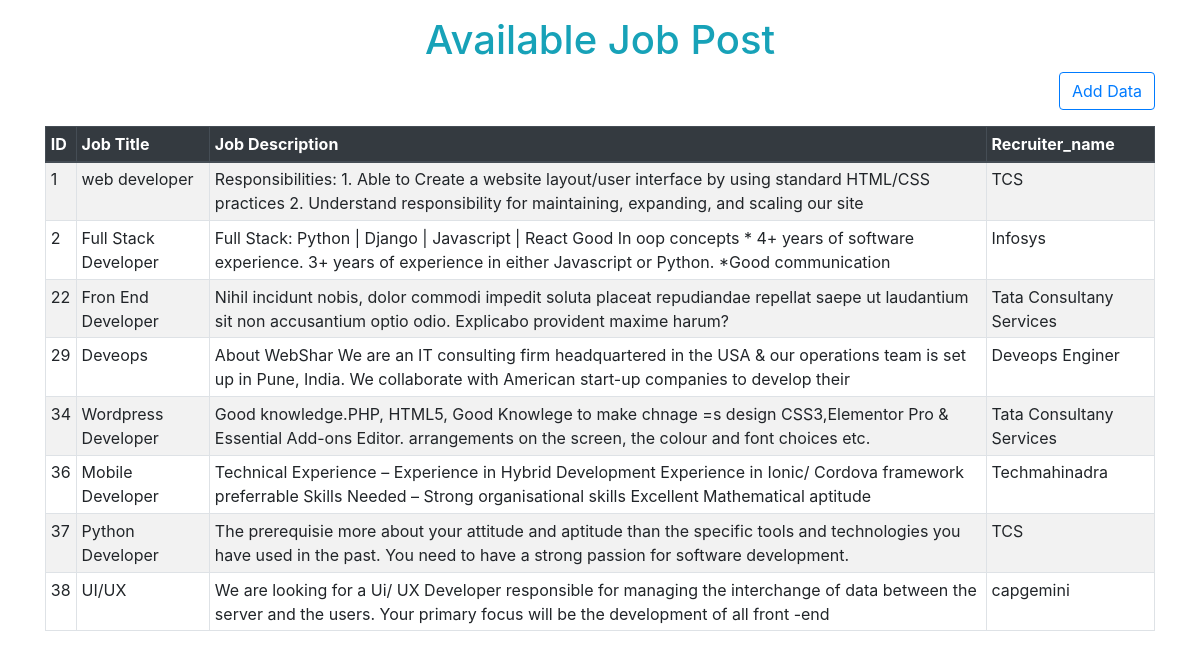
/fetch_post.php (signed in), run on the app's committed database.
### tables this page shows
CREATE TABLE `job` (
  `id` int(255) NOT NULL,
  `title` varchar(255) NOT NULL,
  `description` varchar(1500) NOT NULL,
  `recruiter_name` varchar(255) NOT NULL,
  `location` varchar(255) NOT NULL
);

### fetch_post.php (the view, shortened to what this page needs)
<?php
include('./connection.php');
?>
<!doctype html>
<html lang="en">
<head>
 <link rel="stylesheet"
  href="https://stackpath.bootstrapcdn.com/bootstrap/4.3.1/css/bootstrap.min.css"
>
</head>
<body>
 <div class="container">
  <div class="row">
   <div class="col-sm-12 mt-3">
    <h1 class="text-center text-info">Available Job Post </h1>
    <a href="addpost.php"
     class="float-right btn btn btn-outline-primary mb-3">Add
     Data</a>
    <?php
        $sql = "SELECT * FROM job";
        $result = mysqli_query($conn, $sql);
        if (mysqli_num_rows($result) > 0) {
          echo '<table class="table table-bordered table-sm table-striped">';
          echo "<thead class='thead-dark'>";
          echo "<tr>";
          echo "<th>ID</th>";
          echo "<th>Job Title</th>";
          echo "<th>Job Description</th>";
          echo "<th>Recruiter_name</th>";
          echo "</tr>";
          echo "</thead>";
          echo "<tbody>";
          while ($row = mysqli_fetch_assoc($result)) {
            echo "<tr>";
            echo "<td>" . $row["id"] . "</td>";
            echo "<td>" . $row["title"] . "</td>";
            echo "<td>" . $row["description"] . "</td>";
            echo "<td>" . $row["recruiter_name"] . "</td>";
            echo "</tr>";
          }
        } else {
          echo "0 Results";
        }
        ?>
   </div>
  </div>
 </div>
</body>
</html>

### data on the page
job: id "1", title "web developer", description "Responsibilities: 1. Able to Create a website layout/user interface by using standard HTML/CSS practices 2. Understand responsibility for maintaining, expanding, and scaling our site", recruiter_name "TCS"
job: id "2", title "Full Stack Developer", description "Full Stack: Python | Django | Javascript | React Good In oop concepts * 4+ years of software experience. 3+ years of experience in either Javascript or Python. *Good communication", recruiter_name "Infosys"
job: id "22", title "Fron End Developer", description "Nihil incidunt nobis, dolor commodi impedit soluta placeat repudiandae repellat saepe ut laudantium sit non accusantium optio odio. Explicabo provident maxime harum?", recruiter_name "Tata Consultany Services"
job: id "29", title "Deveops", description "About WebShar We are an IT consulting firm headquartered in the USA & our operations team is set up in Pune, India. We collaborate with American start-up companies to develop their", recruiter_name "Deveops Enginer"
job: id "34", title "Wordpress Developer", description "Good knowledge.PHP, HTML5, Good Knowlege to make chnage =s design CSS3,Elementor Pro & Essential Add-ons Editor. arrangements on the screen, the colour and font choices etc.", recruiter_name "Tata Consultany Services"
job: id "36", title "Mobile Developer", description "Technical Experience – Experience in Hybrid Development Experience in Ionic/ Cordova framework preferrable Skills Needed – Strong organisational skills Excellent Mathematical aptitude", recruiter_name "Techmahinadra"
job: id "37", title "Python Developer", description "The prerequisie more about your attitude and aptitude than the specific tools and technologies you have used in the past. You need to have a strong passion for software development.", recruiter_name "TCS"
job: id "38", title "UI/UX", description "We are looking for a Ui/ UX Developer responsible for managing the interchange of data between the server and the users. Your primary focus will be the development of all front -end", recruiter_name "capgemini"
